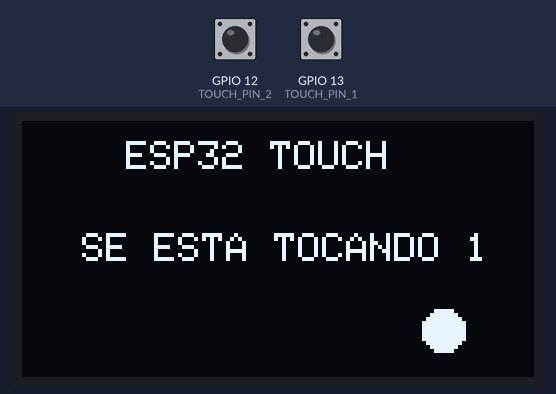
Bench run of a sketch on a simulated ESP32. Parts: 128×64 one-colour display. The inputs (shaded band) are chosen by the test bench; at power-on: GPIO 12 (TOUCH_PIN_2) HIGH, GPIO 13 (TOUCH_PIN_1) HIGH.

Above: at 0.1 s.

The sketch:

2-sensores.ino
```cpp
#include <Wire.h>
#include <Adafruit_GFX.h>
#include <Adafruit_SH110X.h>

#define SCREEN_WIDTH 128
#define SCREEN_HEIGHT 64
#define OLED_RESET -1
#define OLED_ADDRESS 0x3C

Adafruit_SH1106G display(
  SCREEN_WIDTH,
  SCREEN_HEIGHT,
  &Wire,
  OLED_RESET
);

const int TOUCH_PIN_1 = 13;
const int TOUCH_PIN_2 = 12;

const int UMBRAL_TOUCH = 624;

void setup() {

  Serial.begin(115200);

  Wire.begin(21, 22);

  if (!display.begin(OLED_ADDRESS, true)) {
    Serial.println("Error al iniciar la pantalla OLED");
    while (1);
  }

  display.clearDisplay();
  display.setTextColor(SH110X_WHITE);
}

void loop() {

  int valorTouch1 = touchRead(TOUCH_PIN_1);
  int valorTouch2 = touchRead(TOUCH_PIN_2);

  display.clearDisplay();

  display.setTextSize(1);
  display.setCursor(26, 5);
  display.println("ESP32 TOUCH");

  if (valorTouch1 < UMBRAL_TOUCH) {

    display.setCursor(15, 28);
    display.println("SE ESTA TOCANDO 1");

    display.fillCircle(105, 52, 5, SH110X_WHITE);
  }
  else if(valorTouch2 < UMBRAL_TOUCH){

    display.setCursor(15,28);
    display.println("SE ESTA TOCANDO 2");

    display.fillCircle(105, 52, 5, SH110X_WHITE);
  }

  else {

    display.setCursor(32, 28);
    display.println("NO SE ESTA TOCANDO");

    display.fillCircle(20, 52, 5, SH110X_WHITE);
  }

  display.display();

  delay(100);
}
```
